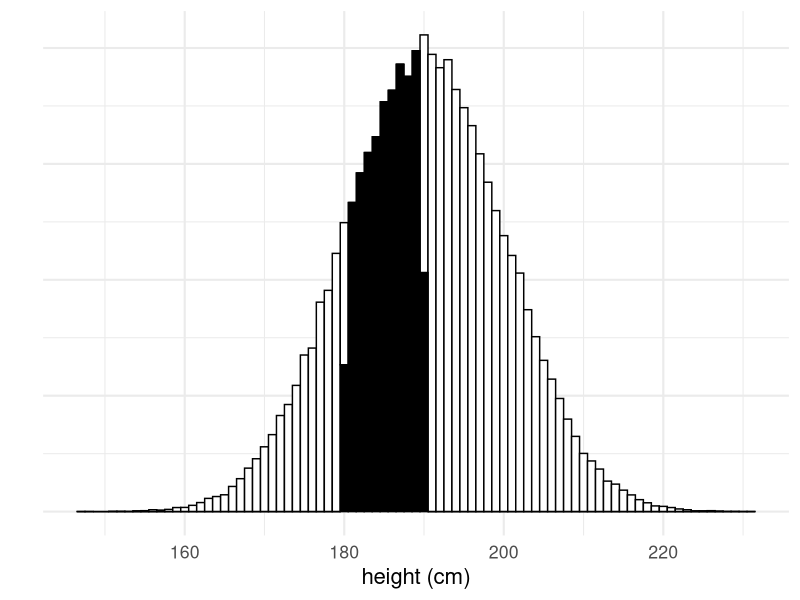
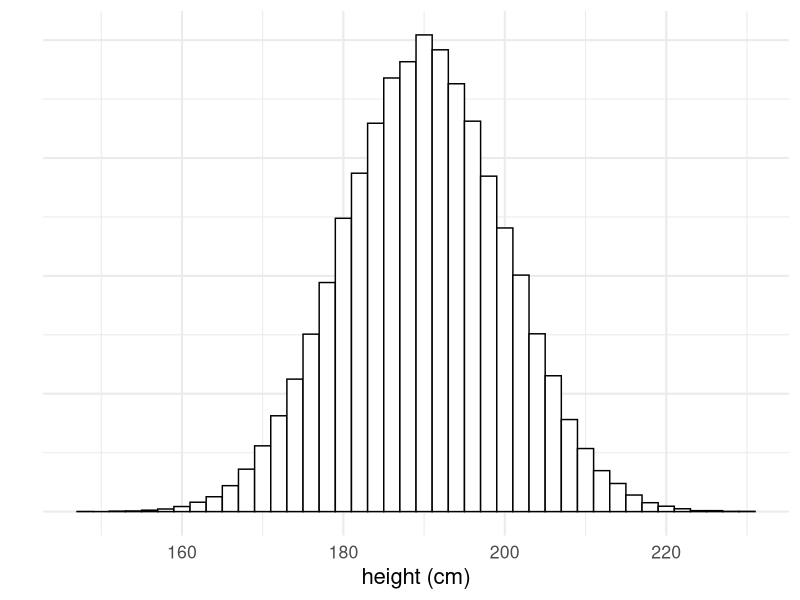
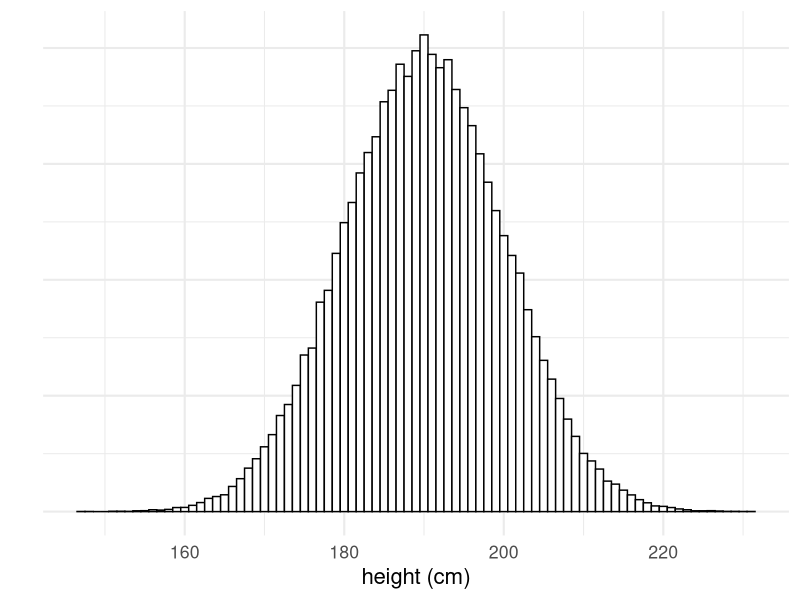
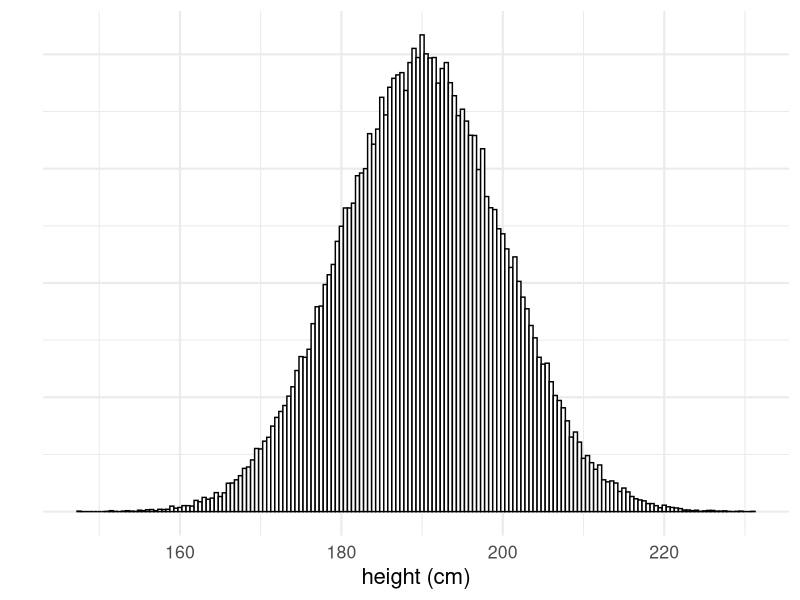
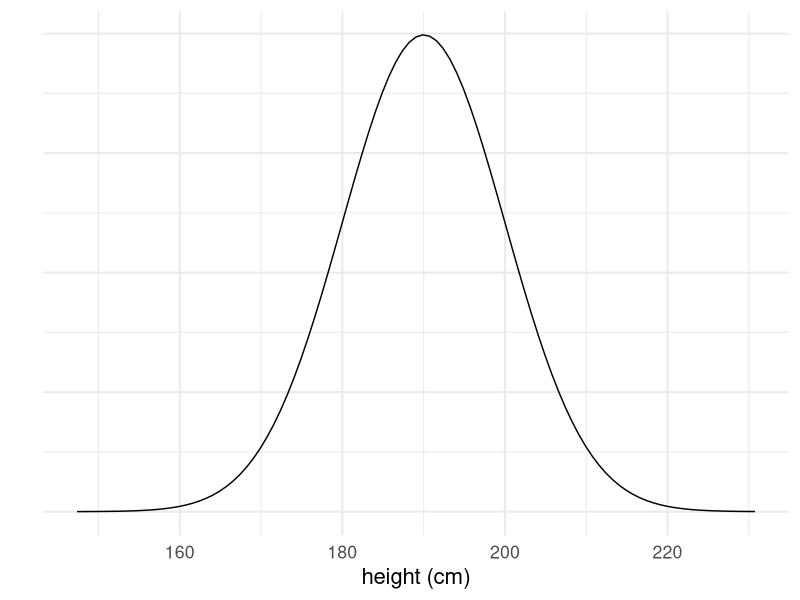
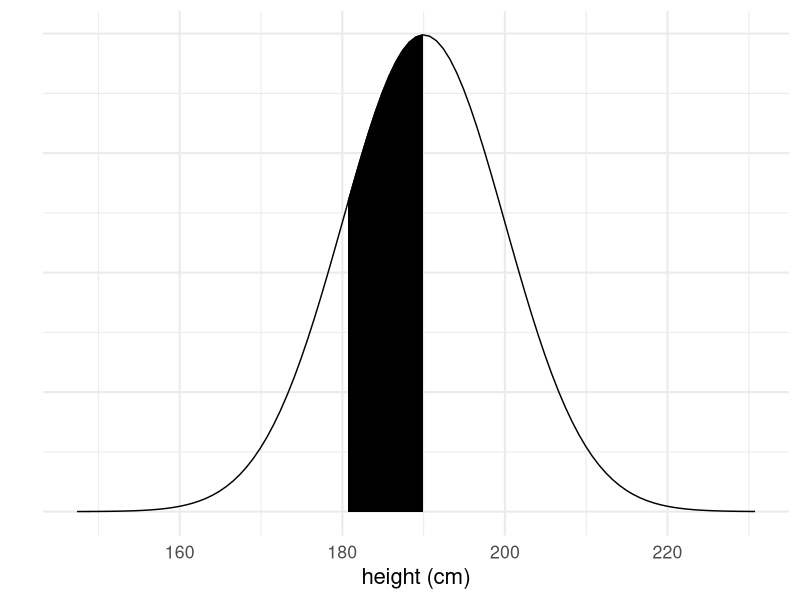
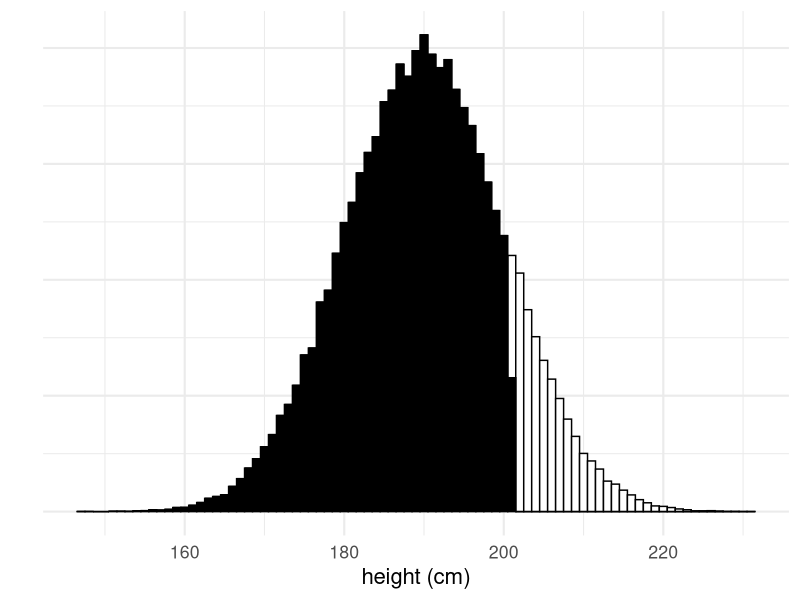
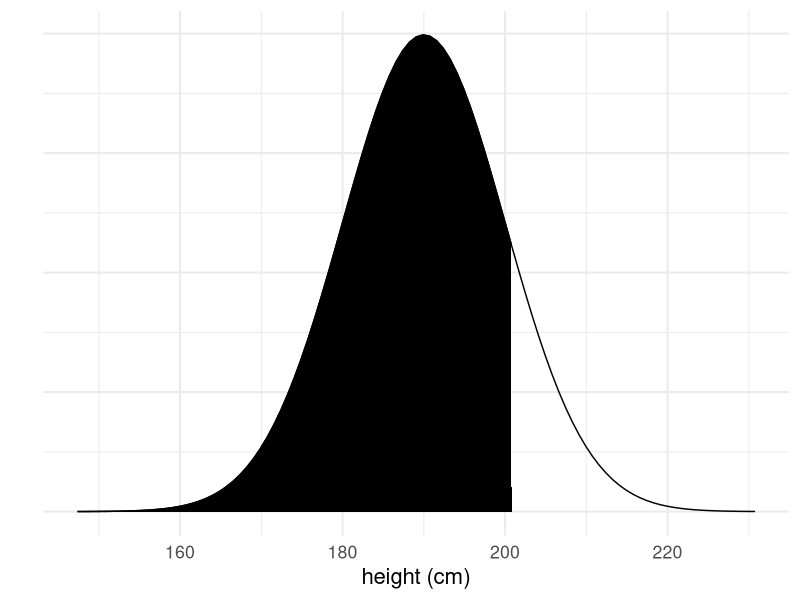

Recreate these plots in R, in order.
## ---- chunk 1
#| include: false
library(ggplot2)

theme_set(
    theme_minimal(base_size = 16)
)
update_geom_defaults("line", list(size = 1.1))
## ---- chunk 2
#| echo: false
suppressMessages(library(tidyverse))
h <- rnorm(1e5, 190, 10)
df <- data.frame(h = h, b = 180 < h & h < 190, l = h < 201, g = h > 220)
## ---- chunk 3
#| echo: false
ggplot(data = df, aes(x = h, fill = b)) +
    geom_histogram(binwidth = 1, colour = "black") +
    labs(x="height (cm)", y="") +
    theme(axis.text.y = element_blank(),
          axis.ticks = element_blank()) +
    scale_fill_manual(values = c("white", "black"), guide = FALSE)
## ---- chunk 4
#| echo: false

p <- ggplot(data = df, aes(x = h))
p + geom_histogram(aes(y=..density..), binwidth=2, fill="white", colour="black") +
    labs(x="height (cm)", y="") +
    theme(axis.text.y=element_blank(),
          axis.ticks=element_blank())
## ---- chunk 5
#| echo: false

p + geom_histogram(aes(y=..density..), binwidth=1, fill="white", colour="black") +
    labs(x="height (cm)", y="") +
    theme(axis.text.y=element_blank(),
          axis.ticks=element_blank())
## ---- chunk 6
#| echo: false

p + geom_histogram(aes(y=..density..), binwidth=0.5, fill="white", colour="black") +
    labs(x="height (cm)", y="") +
    theme(axis.text.y=element_blank(),
          axis.ticks=element_blank())
## ---- chunk 7
#| echo: false

p <- ggplot(data = data.frame(x=range(h)), aes(x)) +
    stat_function(fun = dnorm, geom = "line", args = list(mean=190, sd=10)) +
    labs(x="height (cm)", y="") +
    theme(axis.text.y=element_blank(),
          axis.ticks=element_blank())
p
## ---- chunk 8
#| echo: false

d <- ggplot_build(p)$data[[1]]
p + geom_area(data=subset(d, 180 < x & x < 190), aes(x=x, y=y),
              fill="black", colour="black") +
    labs(x="height (cm)", y="") +
    theme(axis.text.y=element_blank(),
          axis.ticks=element_blank())
## ---- chunk 9
#| echo: false

ggplot(data=df, aes(x=h, fill=l)) + geom_histogram(binwidth=1, colour="black") +
    labs(x="height (cm)", y="") +
    theme(axis.text.y=element_blank(),
          axis.ticks=element_blank()) +
    scale_fill_manual(values = c("white", "black"), guide=FALSE)
## ---- chunk 10
#| echo: false

p + geom_area(data=subset(d, x<201), aes(x=x, y=y), fill="black", colour="black") +
    labs(x="height (cm)", y="") +
    theme(axis.text.y=element_blank(),
          axis.ticks=element_blank())
## ---- chunk 11
#| echo: false

ggplot(data.frame(x = 0:51), aes(x, dbinom(x, 50, 0.2))) +
  geom_point() +
  labs(x="", y="") +
    theme(axis.text.y=element_blank(),
          axis.ticks=element_blank())
## ---- chunk 12
#| echo: false

ggplot(data.frame(x=c(-4,4)), aes(x)) + stat_function(fun=dnorm, geom="line") +
    labs(x="", y="") +
    theme(axis.text.y=element_blank(),
          axis.ticks=element_blank())
## ---- chunk 13
#| echo: false

N <- 1e4
x <- rbinom(N, 1, 0.5)
n <- 1:N
df <- data.frame(x = n, p = cumsum(x) / n)
ggplot(data = df, aes(x, p)) +
    geom_line() +
    geom_hline(yintercept = 0.5, linetype = "dashed") +
    labs(y = "Probability of flipping heads", x = "Flip")

## ---- chunk 14
#| echo: false
x <- seq(0, 1, length.out = 101)
df <- data.frame(x = x, v = x * (1 - x))
ggplot(data = df, aes(x, v)) +
    geom_line() +
    labs(x = "p", y = "Variance")
